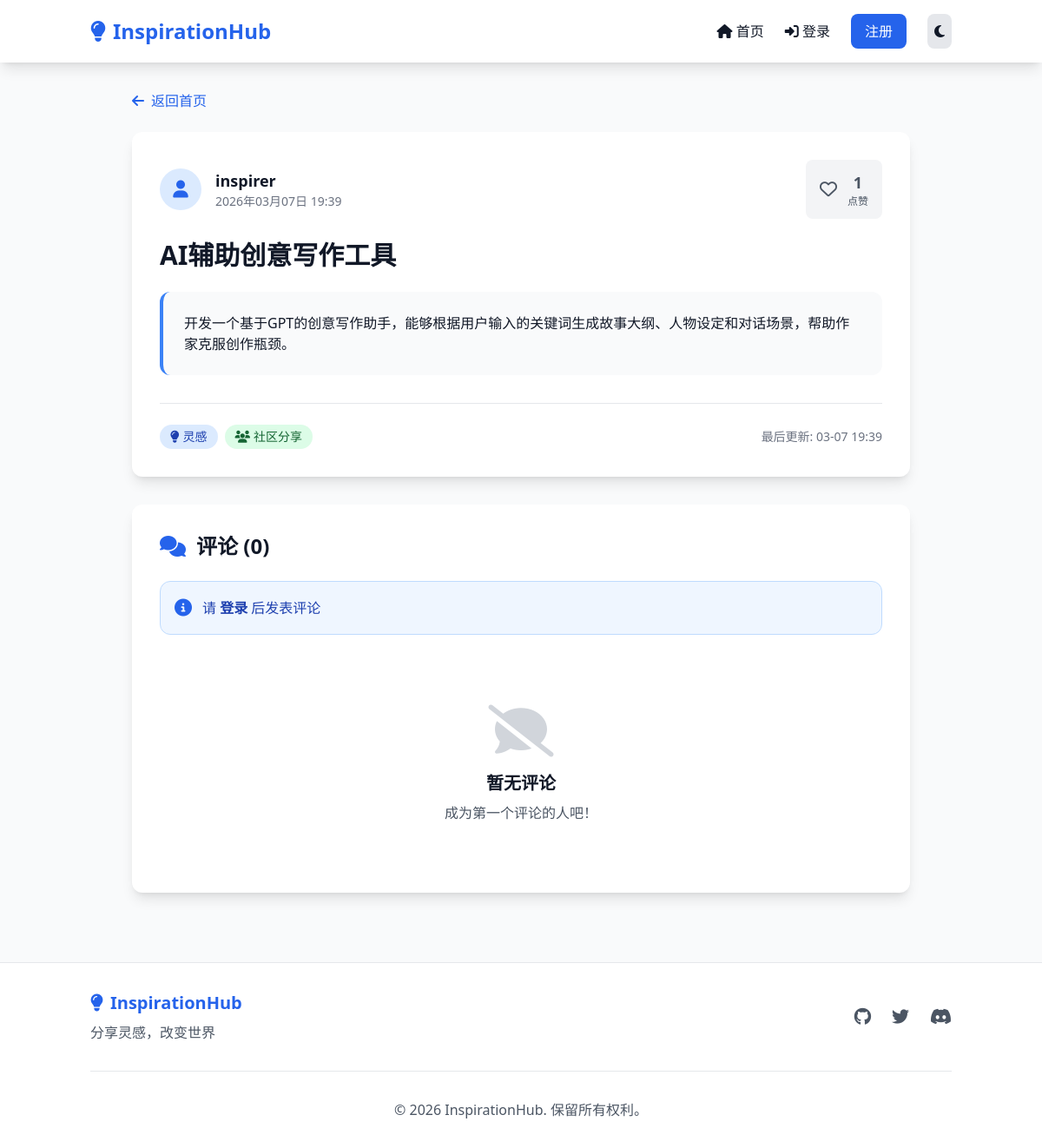
Page /idea/1/ on the committed database.
### ideas/models.py (models this page shows, shortened)
class Idea(models.Model):
    title = models.CharField(max_length=200, verbose_name='标题')
    description = models.TextField(verbose_name='详细描述')
    user = models.ForeignKey(User, on_delete=models.CASCADE, related_name='ideas', verbose_name='作者')
    likes = models.ManyToManyField(User, related_name='liked_ideas', blank=True, verbose_name='点赞用户')
    created_at = models.DateTimeField(default=timezone.now, verbose_name='创建时间')
    updated_at = models.DateTimeField(auto_now=True, verbose_name='更新时间')
    def total_likes(self):
        return self.likes.count()
    class Meta:
        ordering = ['-created_at']
        verbose_name = '灵感'
        verbose_name_plural = '灵感'

### ideas/views.py (the view)
# urls.py: path('idea/<int:pk>/', views.idea_detail, name='idea-detail'),
def idea_detail(request, pk):
    idea = get_object_or_404(Idea, pk=pk)
    comments = idea.comments.all()
    comment_form = CommentForm() if request.user.is_authenticated else None
    user_has_liked = idea.likes.filter(id=request.user.id).exists() if request.user.is_authenticated else False
    context = {
        'idea': idea,
        'comments': comments,
        'comment_form': comment_form,
        'user_has_liked': user_has_liked,
    }
    return render(request, 'ideas/detail.html', context)

### templates/ideas/detail.html (shortened to what this page needs)
{% extends 'base.html' %}
{% load static %}
{% block content %}
<div class="max-w-4xl mx-auto">
    <div class="mb-6">
        <a href="{% url 'home' %}" class="inline-flex items-center text-blue-600 dark:text-blue-400 hover:text-blue-700 dark:hover:text-blue-300 transition-colors">
            <i class="fas fa-arrow-left mr-2"></i>
            <span>返回首页</span>
        </a>
    </div>
    <div class="bg-white dark:bg-gray-800 rounded-xl shadow-lg overflow-hidden mb-8">
        <div class="p-8">
            <div class="flex items-center justify-between mb-6">
                <div class="flex items-center">
                    <div class="w-12 h-12 bg-blue-100 dark:bg-blue-900 rounded-full flex items-center justify-center mr-4">
                        <i class="fas fa-user text-blue-600 dark:text-blue-400 text-xl"></i>
                    </div>
                    <div>
                        <div class="font-semibold text-lg">{{ idea.user.username }}</div>
                        <div class="text-sm text-gray-500 dark:text-gray-400">{{ idea.created_at|date:"Y年m月d日 H:i" }}</div>
                    </div>
                </div>
                <button class="like-btn flex items-center space-x-3 bg-gray-100 dark:bg-gray-700 hover:bg-gray-200 dark:hover:bg-gray-600 px-4 py-3 rounded-lg transition-colors {% if user_has_liked %}text-red-500{% else %}text-gray-600 dark:text-gray-300{% endif %}"
                        data-idea-id="{{ idea.pk }}"
                        {% if not user.is_authenticated %}onclick="alert('请先登录以点赞')"{% endif %}>
                    <i class="{% if user_has_liked %}fas fa-heart{% else %}far fa-heart{% endif %} text-xl"></i>
                    <div class="text-center">
                        <div class="font-bold text-lg like-count">{{ idea.total_likes }}</div>
                        <div class="text-xs">点赞</div>
                    </div>
                </button>
            </div>
            <h1 class="text-3xl font-bold mb-6">{{ idea.title }}</h1>
            <div class="prose dark:prose-invert max-w-none mb-8">
                <div class="bg-gray-50 dark:bg-gray-900 rounded-xl p-6 border-l-4 border-blue-500">
                    {{ idea.description|linebreaks }}
                </div>
            </div>
            <div class="flex items-center justify-between pt-6 border-t border-gray-200 dark:border-gray-700">
                <div class="flex items-center space-x-2">
                    <span class="bg-blue-100 dark:bg-blue-900 text-blue-800 dark:text-blue-200 text-sm px-3 py-1 rounded-full">
                        <i class="fas fa-lightbulb mr-1"></i>灵感
                    </span>
                    <span class="bg-green-100 dark:bg-green-900 text-green-800 dark:text-green-200 text-sm px-3 py-1 rounded-full">
                        <i class="fas fa-users mr-1"></i>社区分享
                    </span>
                </div>
                <div class="text-sm text-gray-500 dark:text-gray-400">
                    最后更新: {{ idea.updated_at|date:"m-d H:i" }}
                </div>
            </div>
        </div>
    </div>
    <div id="comments" class="bg-white dark:bg-gray-800 rounded-xl shadow-lg overflow-hidden">
        <div class="p-8">
            <h2 class="text-2xl font-bold mb-6 flex items-center">
                <i class="fas fa-comments mr-3 text-blue-600 dark:text-blue-400"></i>
                评论 ({{ comments.count }})
            </h2>
            {% if user.is_authenticated %}
            <div class="mb-8 p-6 bg-gray-50 dark:bg-gray-900 rounded-xl">
                <form method="POST" action="{% url 'add-comment' idea.pk %}">
                    {% csrf_token %}
                    <div class="mb-4">
                        <label for="{{ comment_form.content.id_for_label }}" class="block text-sm font-medium text-gray-700 dark:text-gray-300 mb-2">发表评论</label>
                        {{ comment_form.content }}
                    </div>
                    <div class="flex justify-end">
                        <button type="submit" class="bg-blue-600 hover:bg-blue-700 text-white px-6 py-3 rounded-lg font-semibold transition-colors flex items-center space-x-2">
                            <i class="fas fa-paper-plane"></i>
                            <span>发布评论</span>
                        </button>
                    </div>
                </form>
            </div>
            {% else %}
            <div class="bg-blue-50 dark:bg-blue-900/20 border border-blue-200 dark:border-blue-800 rounded-xl p-4 mb-8">
                <div class="flex items-center">
                    <i class="fas fa-info-circle text-blue-600 dark:text-blue-400 text-xl mr-3"></i>
                    <p class="text-blue-800 dark:text-blue-300">
                        请 <a href="{% url 'login' %}" class="font-semibold hover:underline">登录</a> 后发表评论
                    </p>
                </div>
            </div>
            {% endif %}
            <div class="space-y-6">
                {% for comment in comments %}
                <div class="border border-gray-200 dark:border-gray-700 rounded-xl p-6 hover:border-gray-300 dark:hover:border-gray-600 transition-colors">
                    <div class="flex items-start mb-4">
                        <div class="w-10 h-10 bg-green-100 dark:bg-green-900 rounded-full flex items-center justify-center mr-3 flex-shrink-0">
                            <i class="fas fa-user text-green-600 dark:text-green-400"></i>
                        </div>
                        <div class="flex-1">
                            <div class="flex justify-between items-start">
                                <div>
                                    <div class="font-semibold">{{ comment.user.username }}</div>
                                    <div class="text-sm text-gray-500 dark:text-gray-400">{{ comment.created_at|date:"Y-m-d H:i" }}</div>
                                </div>
                                {% if comment.user == user %}
                                <span class="bg-blue-100 dark:bg-blue-900 text-blue-800 dark:text-blue-200 text-xs px-2 py-1 rounded">您</span>
                                {% endif %}
                            </div>
                        </div>
                    </div>
                    <div class="pl-13">
                        <p class="text-gray-700 dark:text-gray-300">{{ comment.content|linebreaks }}</p>
                    </div>
                </div>
                {% empty %}
                <div class="text-center py-12">
                    <div class="text-6xl text-gray-300 dark:text-gray-700 mb-4">
                        <i class="fas fa-comment-slash"></i>
                    </div>
                    <h3 class="text-xl font-semibold mb-2">暂无评论</h3>
                    <p class="text-gray-600 dark:text-gray-400">成为第一个评论的人吧！</p>
                </div>
                {% endfor %}
            </div>
        </div>
    </div>
</div>
{% endblock %}

### rows in the picture
Idea: user.username "inspirer", created_at "2026年03月07日 19:39", total_likes "1", title "AI辅助创意写作工具", description "开发一个基于GPT的创意写作助手，能够根据用户输入的关键词生成故事大纲、人物设定和对话场景，帮助作家克服创作瓶颈。", updated_at "03-07 19:39", count "0"
